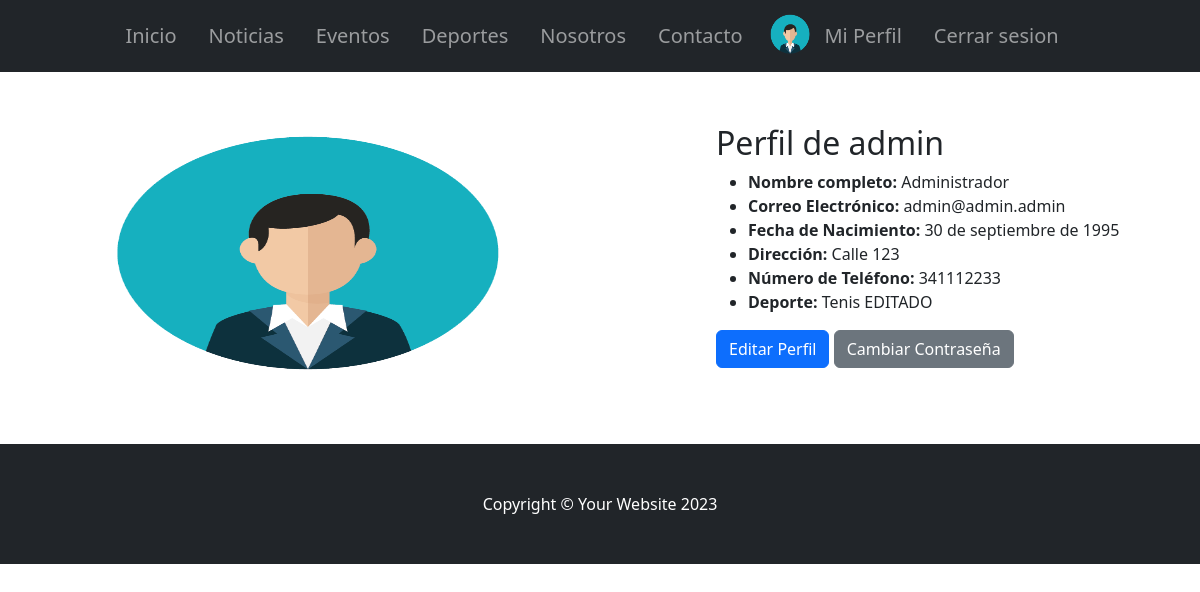
Screenshot of /authentication/profile/ (signed in) with the database file from the repository.
### authentication/models.py (models this page shows, shortened)
class Perfil(AbstractUser):
    fecha_nacimiento = models.DateField(
        null=True,
        blank=True,
        help_text="Formato DD/MM/AAAA.",
    )
    telefono = models.CharField(max_length=15, null=True)
    domicilio = models.CharField(max_length=25, null=True)
    evento = models.ForeignKey(Evento, on_delete=models.SET_NULL, blank=True, null=True)
    deporte = models.ForeignKey(
        Deporte, on_delete=models.SET_NULL, blank=True, null=True
    )
    avatar = models.ImageField(upload_to="avatares/", null=True, blank=True)
    USERNAME_FIELD = "username"
    REQUIRED_FIELDS = ["email", "nombre", "apellido"]
    class Meta:
        verbose_name_plural = "Perfiles de Usuario"

### AppClub/models.py (models this page shows)
class Deporte(models.Model):
    nombre = models.CharField(max_length=60)
    descripcion = models.CharField(max_length=60)
    categoria = models.CharField(max_length=60)
    def __str__(self):
        return f"{self.nombre}"

### authentication/views.py (the view)
# urls.py: path("profile/", profile_view, name="profile"),
@login_required
def profile_view(req):
    perfil = Perfil.objects.get(username=req.user.username)
    return render(req, "profile.html", {"perfil": perfil})

### authentication/templates/profile.html (shortened to what this page needs)
{% extends 'padre.html' %}
{% load static %}
{% block ContenidoQueCambia %}
<div class="row mt-4 px-4 px-lg-5 gx-4 gx-lg-5 align-items-center mx-auto my-5">
            <div class="col-lg-7">
                {% if user.avatar %}
                    <img src="{{ user.avatar.url }}" alt="{{ user.username }} Avatar" width="500" height="300">
                {% else %}
                    <img src="{% static 'default_avatar.png' %}" width="500" height="300" alt="Avatar por defecto">
                {% endif %}
            </div>
            <div class="col-lg-5">
                <h2>Perfil de {{ perfil.username }}</h2>
                <ul>
                    <li><strong>Nombre completo:</strong> {{ perfil.first_name}} {{perfil.last_name}}</li>
                    <li><strong>Correo Electrónico:</strong> {{ perfil.email }}</li>
                    <li><strong>Fecha de Nacimiento:</strong> {{ perfil.fecha_nacimiento }}</li>
                    <li><strong>Dirección:</strong> {{ perfil.domicilio }}</li>
                    <li><strong>Número de Teléfono:</strong> {{ perfil.telefono }}</li>
                    {% if perfil.deporte %}
                    <li><strong>Deporte:</strong> {{ perfil.deporte }}</li>
                    {% endif %}
                </ul>
                <a href="{% url 'edit_profile' %}" class="btn btn-primary">Editar Perfil</a>
                <a href="{% url 'change_password' %}"  class="btn btn-secondary">Cambiar Contraseña</a>
            </div>
</div>
{% endblock ContenidoQueCambia %}

### rows the page displays
Perfil: username "admin", first_name "Administrador", email "admin@admin.admin", fecha_nacimiento "30 de septiembre de 1995", domicilio "Calle 123", telefono "341112233", deporte "Tenis EDITADO"
